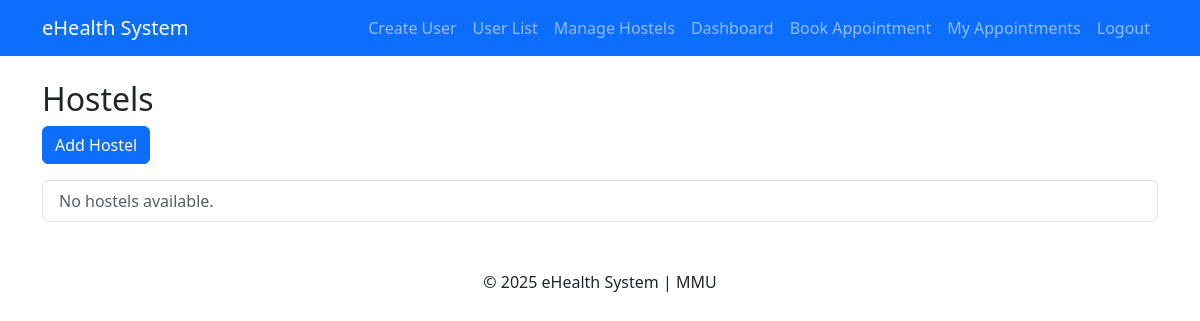
Page /hostels/ (signed in) on the earlier database version.
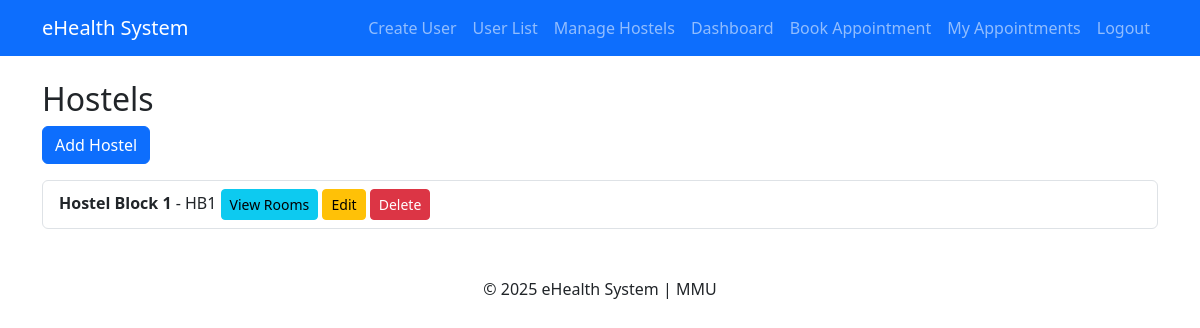
Same page on the later database version.
### hostels/models.py (models this page shows, shortened)
class Hostel(models.Model):
    name = models.CharField(max_length=100, unique=True)
    block = models.CharField(max_length=50)
    levels = models.PositiveIntegerField()
    rooms_per_level = models.PositiveIntegerField()

### hostels/views.py (the view)
# urls.py: path('', views.hostel_list, name='hostel_list'),
@login_required
def hostel_list(request):
    if request.user.role not in ['superadmin', 'admin']:
        messages.error(request, "You are not authorized to view this page.")
        return redirect('home')
    hostels = Hostel.objects.all()
    return render(request, 'hostels/hostel_list.html', {'hostels': hostels})

### hostels/templates/hostels/hostel_list.html
{% extends 'base.html' %}
{% block content %}
<h2>Hostels</h2>
<a href="{% url 'add_hostel' %}" class="btn btn-primary">Add Hostel</a>
<ul class="list-group mt-3">
    {% for hostel in hostels %}
        <li class="list-group-item">
            <strong>{{ hostel.name }}</strong> - {{ hostel.block }}
            <a href="{% url 'room_list' hostel_id=hostel.id %}" class="btn btn-info btn-sm">View Rooms</a>
            <a href="{% url 'edit_hostel' hostel.id %}" class="btn btn-warning btn-sm">Edit</a>
            <a href="{% url 'delete_hostel' hostel.id %}" class="btn btn-danger btn-sm" onclick="return confirm('Are you sure?')">Delete</a>
        </li>
    {% empty %}
        <li class="list-group-item text-muted">No hostels available.</li>
    {% endfor %}
</ul>
{% endblock %}

Differences in the rows shown:
added Hostel: name "Hostel Block 1", block "HB1"
Other differences:
text no longer shown: "No hostels available."
